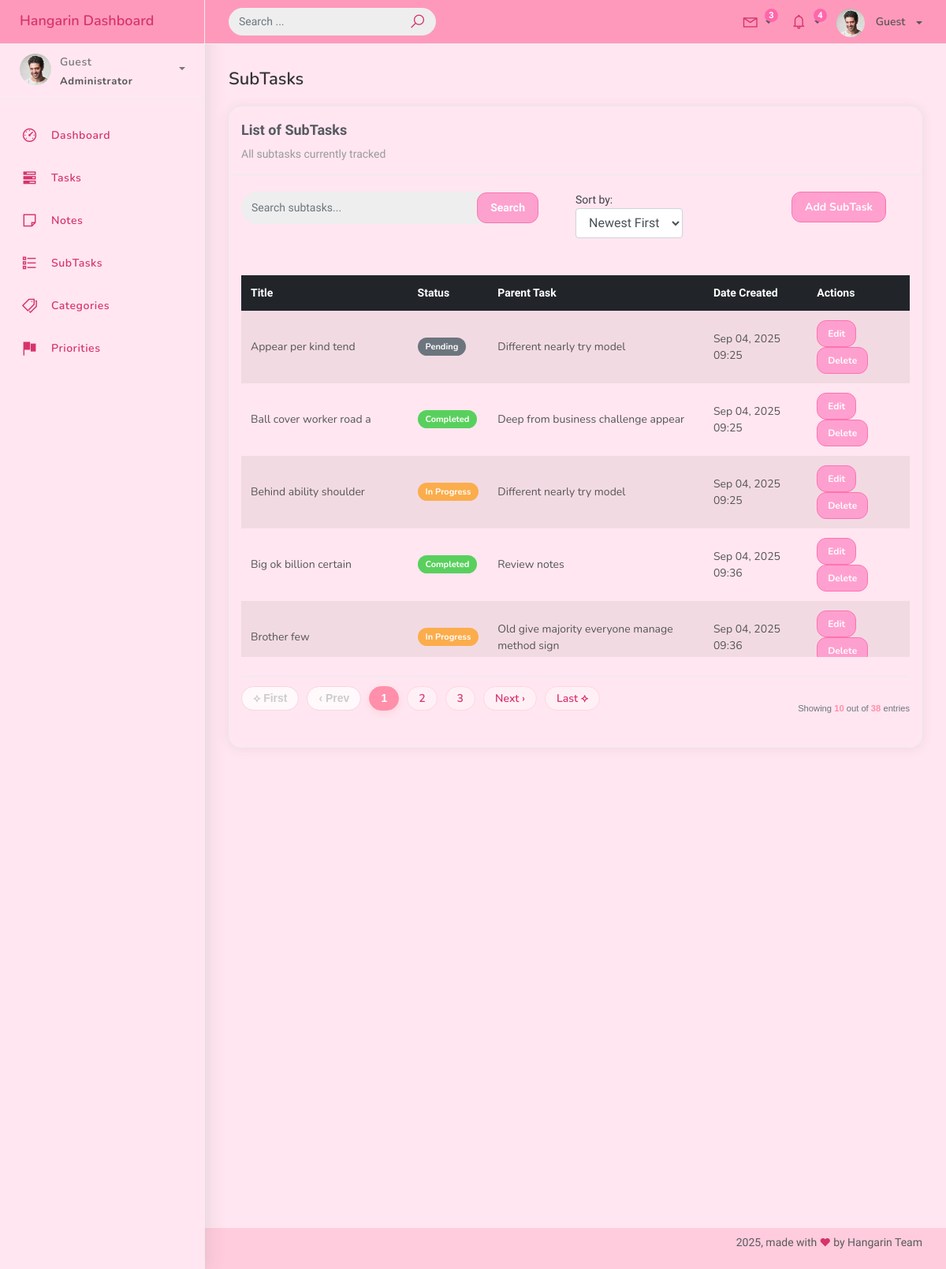
The app's page /subtask_list/ with its own data.
### studentorg/models.py (models this page shows, shortened)
class BaseModel(models.Model):
    created_at = models.DateTimeField(auto_now_add=True)
    updated_at = models.DateTimeField(auto_now=True)
    class Meta:
        abstract = True

class SubTask(BaseModel):
    task = models.ForeignKey(Task, on_delete=models.CASCADE, related_name="subtasks")
    title = models.CharField(max_length=200)
    status = models.CharField(
        max_length=50,
        choices=STATUS_CHOICES,
        default="Pending"
    )

class Task(BaseModel):
    title = models.CharField(max_length=200)
    description = models.TextField(blank=True)
    status = models.CharField(
        max_length=50,
        choices=STATUS_CHOICES,
        default="Pending"
    )
    deadline = models.DateTimeField(null=True, blank=True)
    priority = models.ForeignKey(
        Priority, on_delete=models.PROTECT, related_name="tasks"
    )
    category = models.ForeignKey(
        Category, on_delete=models.PROTECT, related_name="tasks"
    )

### studentorg/views.py (the view)
# urls.py: path("subtask_list/", SubTaskListView.as_view(), name="subtask-list"),
class SubTaskListView(ListView):
    model = SubTask
    context_object_name = "subtasks"
    template_name = "subtask_list.html"
    paginate_by = 10
    ordering = ["title"]
    def get_queryset(self):
        qs = super().get_queryset()
        query = self.request.GET.get("q")
        order = self.request.GET.get("order", "title")
        if query:
            qs = qs.filter(
                Q(title__icontains=query)
                | Q(status__icontains=query)
                | Q(task__title__icontains=query)
            )
        valid_fields = ["title", "-title", "status", "-status", "task__title", "-task__title"]
        if order in valid_fields:
            qs = qs.order_by(order)
        return qs
    def get_context_data(self, **kwargs):
        context = super().get_context_data(**kwargs)
        context["current_order"] = self.request.GET.get("order", "title")
        return context

### templates/subtask_list.html (shortened to what this page needs)
{% extends 'base.html' %}
{% load static %}
{% block content %}
<div class="content">
  <div class="container-fluid">
    <h4 class="page-title">SubTasks</h4>
    <div class="row">
      <div class="col-md-12">
        <div class="card">
          <div class="card-header">
            <div class="card-title">List of SubTasks</div>
            <div class="card-category">All subtasks currently tracked</div>
          </div>
          <br />
          <div class="col-md-12 row mb-3">
            <div class="col-md-6">
              <form class="navbar-left navbar-form nav-search mr-md-3" method="GET">
                <div class="input-group">
                  <input type="text" name="q" class="form-control" placeholder="Search subtasks..." value="{{ request.GET.q }}">
                  <div class="input-group-append">
                    <button class="btn btn-primary" type="submit">Search</button>
                  </div>
                </div>
              </form>
            </div>
            <div class="col-md-3">
              <form method="GET" class="form-inline">
                <label for="order" class="mr-2">Sort by:</label>
                <select name="order" class="form-control" onchange="this.form.submit()">
                  <option value="-created_at" {% if current_order == "-created_at" %}selected{% endif %}>Newest First</option>
                </select>
              </form>
            </div>
            <div class="col-md-3">
              <div class="pull-right">
                <a href="{% url 'subtask-create' %}" class="btn btn-success btn-rounded">Add SubTask</a>
              </div>
            </div>
          </div>
          <div class="card-body">
            <div class="table-responsive" style="max-height: 500px; overflow-y: auto;">
              <table class="table table-striped mt-3">
                <thead class="thead-dark">
                  <tr>
                    <th>Title</th>
                    <th>Status</th>
                    <th>Parent Task</th>
                    <th>Date Created</th>
                    <th>Actions</th>
                  </tr>
                </thead>
                <tbody>
                  {% for subtask in subtasks %}
                  <tr>
                    <td>{{ subtask.title }}</td>
                    <td>
                      {% if subtask.status == "Completed" %}
                        <span class="badge badge-success">{{ subtask.status }}</span>
                      {% elif subtask.status == "In Progress" %}
                        <span class="badge badge-warning">{{ subtask.status }}</span>
                      {% else %}
                        <span class="badge badge-secondary">{{ subtask.status }}</span>
                      {% endif %}
                    </td>
                    <td>{{ subtask.task.title }}</td>
                    <td>{{ subtask.created_at|date:"M d, Y H:i" }}</td>
                    <td>
                      <a href="{% url 'subtask-update' subtask.id %}" class="btn btn-sm btn-primary">Edit</a>
                      <a href="{% url 'subtask-delete' subtask.id %}" class="btn btn-sm btn-danger">Delete</a>
                    </td>
                  </tr>
                  {% empty %}
                  <tr>
                    <td colspan="5" class="text-center text-muted">No subtasks found.</td>
                  </tr>
                  {% endfor %}
                </tbody>
              </table>
            </div>
            {% include 'include/pagination.html' %}
          </div>
        </div>
      </div>
    </div>
  </div>
</div>
{% endblock %}

### templates/base.html (style rules this page uses)
body, .navbar, .sidebar, .nav-link, .dropdown-menu, .footer { font-family: 'Comic Neue', cursive !important; }
body { background-color: #fff0f6; }
.btn { background-color: #ff99cc !important; border-color: #ff66aa !important; color: white !important; border-radius: 12px !important; font-weight: bold !important; }
.card, .dropdown-menu, .user-box, .nav-collapse .nav-item a { background-color: #ffe6f0 !important; border-radius: 15px !important; }
a { color: #d6336c !important; }

### records on screen
SubTask: title "Appear per kind tend", status "Pending", task "Different nearly try model", created_at "Sep 04, 2025 09:25"
SubTask: title "Ball cover worker road a", status "Completed", task "Deep from business challenge appear", created_at "Sep 04, 2025 09:25"
SubTask: title "Behind ability shoulder", status "In Progress", task "Different nearly try model", created_at "Sep 04, 2025 09:25"
SubTask: title "Big ok billion certain", status "Completed", task "Review notes", created_at "Sep 04, 2025 09:36"
SubTask: title "Brother few", status "In Progress", task "Old give majority everyone manage method sign", created_at "Sep 04, 2025 09:36"

### other values on screen
{{ request.user.username|default:"Guest" }} "Guest"
{{ page_num }} "1"
{{ page_num }} "2" "3"
{{ object_list.count }} "10"
{{ paginator.count }} "38"
